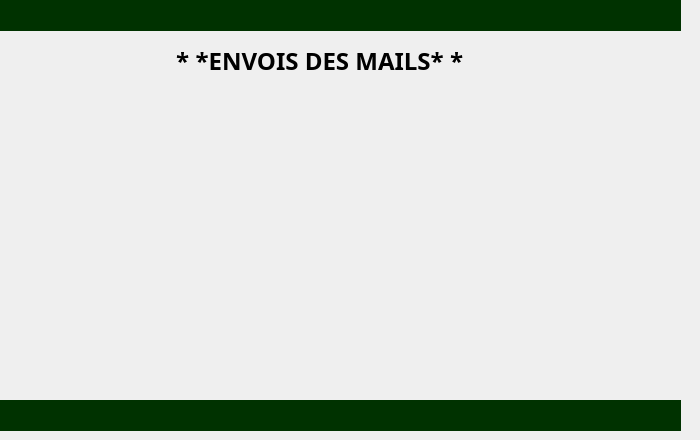
    <widget class="QWidget" name="page_10">
     <widget class="QLabel" name="colorr14">
      <property name="geometry">
       <rect>
        <x>0</x>
        <y>0</y>
        <width>681</width>
        <height>31</height>
       </rect>
      </property>
      <property name="styleSheet">
       <string notr="true">#colorr14
{
background-color:rgb(0, 50, 0);

}</string>
      </property>
      <property name="text">
       <string/>
      </property>
     </widget>
     <widget class="QLabel" name="colorr13">
      <property name="geometry">
       <rect>
        <x>0</x>
        <y>400</y>
        <width>681</width>
        <height>31</height>
       </rect>
      </property>
      <property name="styleSheet">
       <string notr="true">#colorr13
{
background-color:rgb(0, 50, 0);

}</string>
      </property>
      <property name="text">
       <string/>
      </property>
     </widget>
     <widget class="QLabel" name="fond6">
      <property name="geometry">
       <rect>
        <x>-4</x>
        <y>30</y>
        <width>691</width>
        <height>371</height>
       </rect>
      </property>
      <property name="styleSheet">
       <string notr="true">#fond6
{
background-color: transparent;
   border-image:url(:/bon.jpg);
   background: none;
   border: none;
   background-repeat: none;
}
</string>
      </property>
      <property name="text">
       <string/>
      </property>
     </widget>
     <widget class="QLabel" name="retour_5">
      <property name="geometry">
       <rect>
        <x>30</x>
        <y>350</y>
        <width>91</width>
        <height>31</height>
       </rect>
      </property>
      <property name="styleSheet">
       <string notr="true">#retour_5
{
background-color: transparent;
   border-image:url(:/fle.png);
   background: none;
   border: none;
   background-repeat: none;
}
</string>
      </property>
      <property name="text">
       <string/>
      </property>
     </widget>
     <widget class="QPushButton" name="pushButton_flec3">
      <property name="geometry">
       <rect>
        <x>30</x>
        <y>350</y>
        <width>91</width>
        <height>31</height>
       </rect>
      </property>
      <property name="styleSheet">
       <string notr="true">#pushButton_flec3
{
background-color: transparent;
 
   background: none;
   border: none;
   background-repeat: none;
}
</string>
      </property>
      <property name="text">
       <string/>
      </property>
     </widget>
     <widget class="QLabel" name="label_28">
      <property name="geometry">
       <rect>
        <x>170</x>
        <y>50</y>
        <width>311</width>
        <height>21</height>
       </rect>
      </property>
      <property name="font">
       <font>
        <family>Segoe UI Black</family>
        <pointsize>18</pointsize>
        <weight>75</weight>
        <bold>true</bold>
       </font>
      </property>
      <property name="styleSheet">
       <string notr="true">#label_14
{
color:rgb(255, 255, 255) ;
}
</string>
      </property>
      <property name="text">
       <string> * *ENVOIS DES MAILS* *</string>
      </property>
     </widget>
    </widget>
